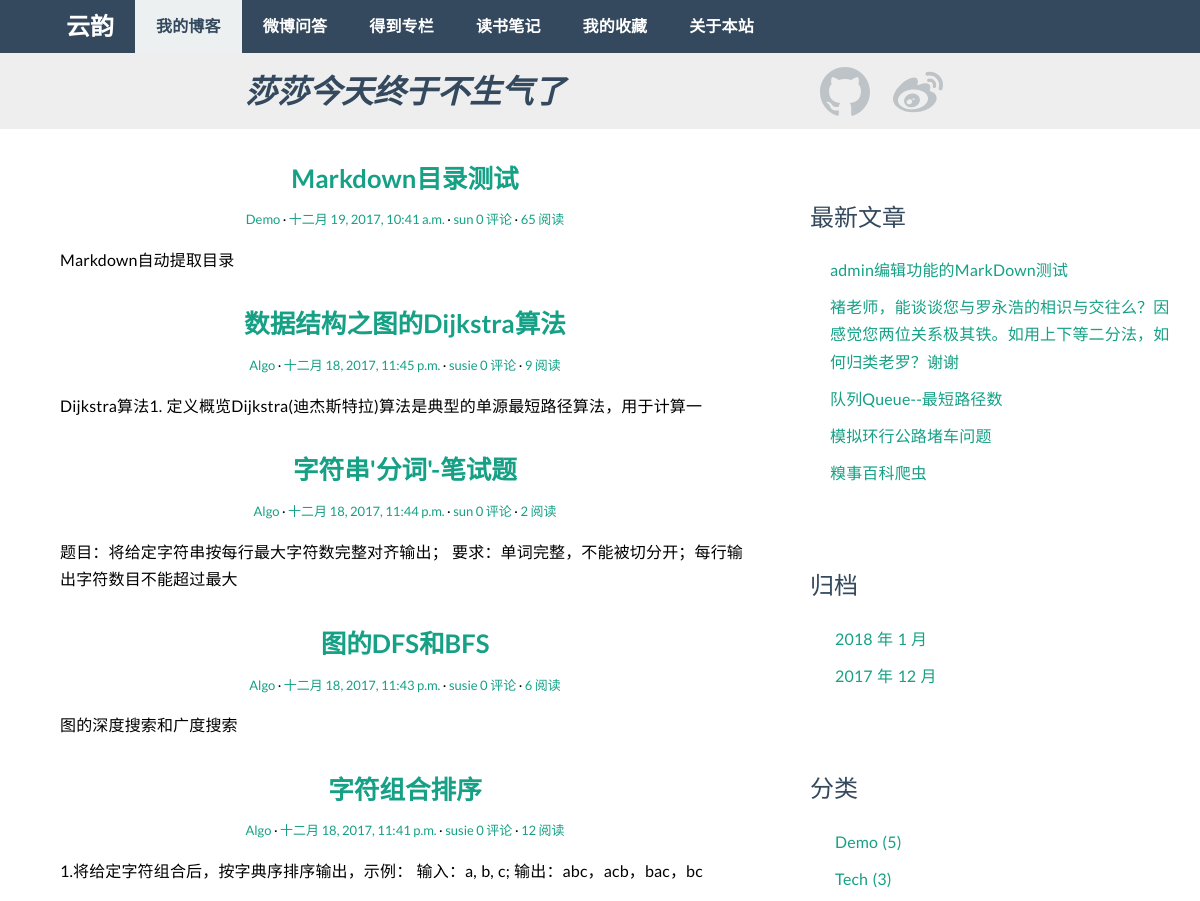
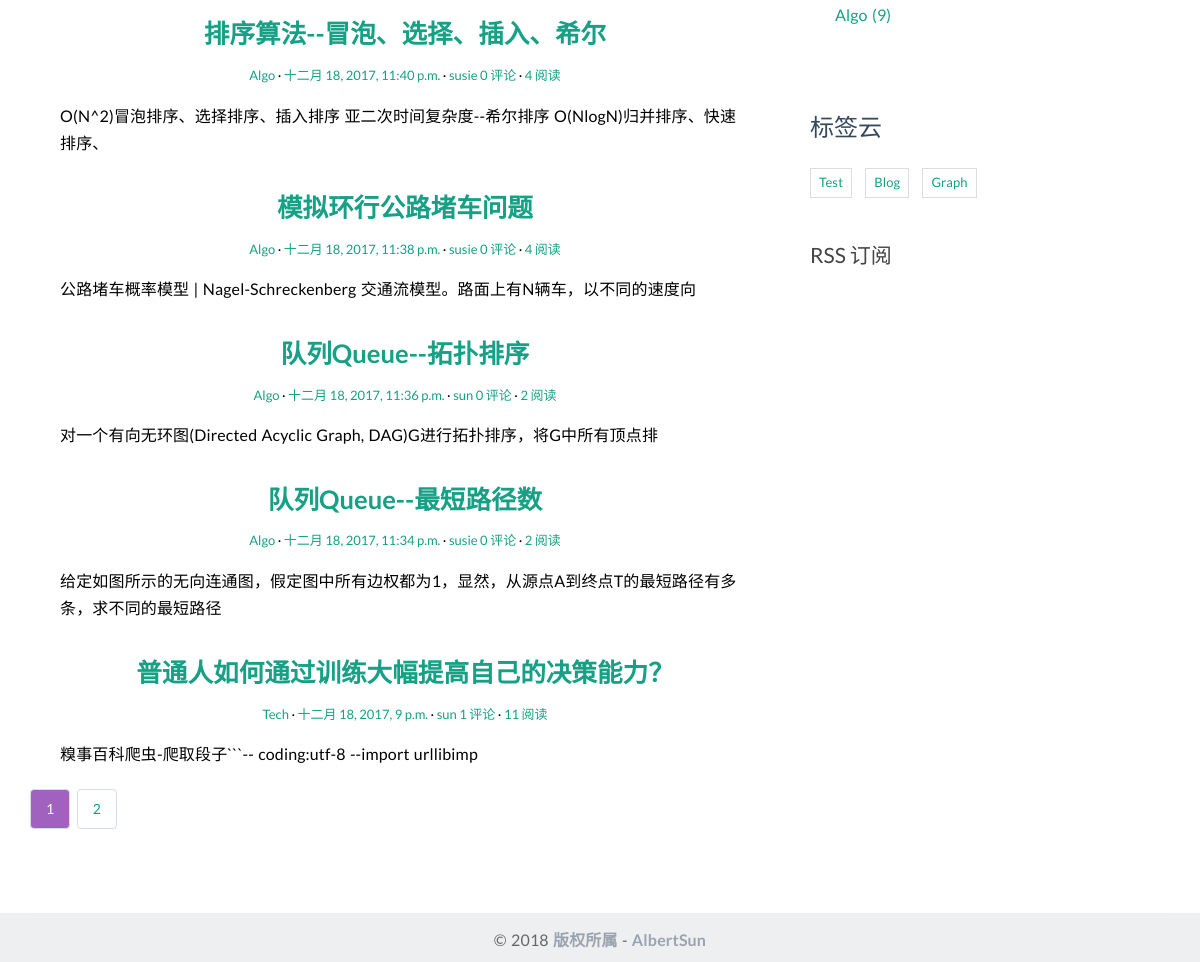
/archives/2017/12/, run on the app's committed database (2 pictures, top to bottom).
### article/models.py (models this page shows, shortened)
class Article(models.Model):
    title = models.CharField(max_length=30, verbose_name="文章标题")
    body = models.TextField(verbose_name="文章内容", default='')
    created_time = models.DateTimeField(verbose_name="创建时间")
    modified_time = models.DateTimeField(verbose_name="修改时间")
    excerpt = models.CharField(max_length=256, blank=True, verbose_name="摘要")
    '''
    这是分类与标签，分类与标签的模型我们已经定义在上面。
    我们在这里把文章对应的数据库表和分类、标签对应的数据库表关联了起来，但是关联形式稍微有点不同。
    我们规定一篇文章只能对应一个分类，但是一个分类下可以有多篇文章，所以我们使用的是 ForeignKey，即一对多的关联关系。
    而对于标签来说，一篇文章可以有多个标签，同一个标签下也可能有多篇文章，所以我们使用 ManyToManyField，表明这是多对多的关联关系。
    同时我们规定文章可以没有标签，因此为标签 tags 指定了 blank=True。
    如果你对 ForeignKey、ManyToManyField 不了解，请看教程中的解释，亦可参考官方文档：
    https://docs.djangoproject.com/en/1.10/topics/db/models/#relationships
    '''
    category = models.ForeignKey(Category, verbose_name="分类")
    tags = models.ManyToManyField(Tag, blank=True, verbose_name=u"标签")
    '''
    文章作者，这里 User 是从 django.contrib.auth.models 导入的。
    django.contrib.auth 是 Django 内置的应用，专门用于处理网站用户的注册、登录等流程，User 是 Django 为我们已经写好的用户模型。
    这里我们通过 ForeignKey 把文章和 User 关联了起来。
    因为我们规定一篇文章只能有一个作者，而一个作者可能会写多篇文章，因此这是一对多的关联关系，和 Category 类似。
    '''
    author = models.ForeignKey(User, verbose_name="作者")
    views = models.PositiveIntegerField(default=1, verbose_name="浏览量")
    def get_absolute_url(self):
        return reverse('article:detail', kwargs={'pk': self.pk})  # reverse的第一个参数是urls.py的url中的name, blogdetail
    class Meta:  # 列表中可以用多个项，比如 ordering = ['-created_time', 'title']，那么首先依据created_time排序
        ordering = ['-created_time']

class Category(models.Model):
    name = models.CharField(max_length=20, verbose_name="类别名称")

class Tag(models.Model):
    name = models.CharField(max_length=20, verbose_name="标签名称")

### article/views.py (the view)
# urls.py: url(r'^archives/(?P<year>[0-9]{4})/(?P<month>[0-9]{1,2})/$', views.ArchiveView.as_view(), name='archives'),
class ArchiveView(IndexView):
    def get_queryset(self):
        return super(ArchiveView, self).get_queryset().filter(created_time__year=self.kwargs.get('year'), created_time__month=self.kwargs.get('month'))

### article/templatetags/blog_tags.py (called while the page is built)
@register.simple_tag
def get_recent_posts(num=5):
    return Article.objects.all().order_by('-created_time')[:num]

@register.simple_tag
def archives():
    return Article.objects.dates('created_time', 'month', order='DESC')

@register.simple_tag
def get_categories():
    return Category.objects.annotate(num_posts=Count('article')).filter(num_posts__gt=0)

@register.simple_tag
def get_tags():
    return Tag.objects.annotate(num_posts=Count('article')).filter(num_posts__gt=0)

### article/views.py (called while the page is built)
    def get_context_data(self, **kwargs):
        context = super(IndexView, self).get_context_data(**kwargs)
        paginator = context.get('paginator')
        page = context.get('page_obj')
        is_paginated = context.get('is_paginated')
        pagination_data = self.pagination_data(paginator, page, is_paginated)
        context.update(pagination_data)
        return context

### templates/article/index.html (shortened to what this page needs)
{% extends 'base.html' %}
{% block main %}
    {% for article in article_list %}
        <article class="post article-{{ article.pk }}">
            <header class="entry-header">
                <h1 class="entry-title">
                    <a href="{{ article.get_absolute_url }}">{{ article.title }}</a>
                </h1>
                <div class="entry-meta">
                    <span class="post-category"><a href="{% url 'article:category' article.category.pk %}">{{ article.category.name }}</a></span>
                    <span class="post-date"><a href="{% url 'article:archives' article.created_time.year article.created_time.month %}"><time class="entry-date"
                                                                      datetime="{{ article.created_time }}">{{ article.created_time }}</time></a></span>
                    <span class="article-author"><a href="#">{{ article.author }}</a></span>
                    <span class="comments-link"><a href="#">{{article.comment_set.count}} 评论</a></span>
                    <span class="views-count"><a href="#">{{ article.views }} 阅读</a></span>
                </div>
            </header>
            <div class="entry-content clearfix">
                <p>{{ article.excerpt }}</p>
            </div>
        </article>
    {% empty %}
        <div class="no-post">暂时还没有发布的文章！</div>
    {% endfor %}
    {% if is_paginated %}
        <div class="pagination">
            <a class="current-page" href="?page={{ page_obj.number }}" >{{ page_obj.number }}</a>
            {% if right %}
                {% for i in right %}
                    <a href="?page={{ i }}">{{ i }}</a>
                {% endfor %}
            {% endif %}
        </div>
    {% endif %}
{% endblock main %}

### templates/base.html (shortened to what this page needs)
<!DOCTYPE html>
{% load staticfiles %}
{% load blog_tags %}
<html lang="zh-cn">
    <head>
        <link rel="stylesheet" href="{% static 'article/css/custom.css' %}">
        <link rel="stylesheet" href="{% static 'article/css/pagination.css' %}">
        <link rel="stylesheet" style="text/css" href="{% static 'article/css/friendly.css' %}">
        <link rel="stylesheet" href="{% static 'article/css/bootstrap.min.css' %}">
        <link rel="stylesheet" style="text/css" href="{%static 'article/css/flat-ui.css' %}">
        <link rel="stylesheet" style="text/css" href="{%static 'article/css/jblog.css' %}">
        <link rel="stylesheet" href="http://code.ionicframework.com/ionicons/2.0.1/css/ionicons.min.css">
    </head>
    <body>
        <header class="navbar-inverse navbar-fixed-top"  role="navigation">
            <div class="container">
                <nav>
                  <div class="container-fluid">
                    <div class="navbar-header">
                      <a class="navbar-brand" href="{% url 'article:index' %}">云韵</a>
                    </div>
                    <div id="navbar" class="collapse navbar-collapse">
                        <ul class="nav navbar-nav">
                            <li class="active"><a id="navbar-blog-a" href="{% url 'article:index' %}">我的博客</a></li>
                            <li ><a href="#">微博问答</a></li>
                            <li ><a href="#">得到专栏</a></li>
                            <li ><a href="#">读书笔记</a></li>
                            <li ><a href="#">我的收藏</a></li>
                            <li ><a href="#">关于本站</a></li>
                        </ul>
                    </div>
                  </div>
                </nav>
            </div>
        </header>
        <div class="jumbotron masthead">
              <div class="container">
                <div class = "row">
                    <div class="col-md-8 text-center">
                        <h3 style="font-size: 32px;"><i id="greeting-sentence">莎莎今天终于不生气了</i></h3>
                    </div>
                    <div class="col-md-2 icon-link-div">
                        <a href="https://github.com/jhonsonlaid">
                        </a>
                        <a href="http://weibo.com/2188137122/profile?rightmod=1&wvr=6&mod=personinfo&is_all=1">
                        </a>
                    </div>
                </div>
              </div>
        </div>
        <div class="content-body">
            <div class="container">
                <div class="row">
                    <main class="col-md-8">
                        {% block main %}
                        {% endblock main %}
                    </main>
                    <aside class="col-md-4">
                        <div class="widget widget-recent-posts">
                            <h3 class="widget-title">最新文章</h3>
                            {% get_recent_posts as recent_post_list %}
                            <ul>
                                {% for post in recent_post_list %}
                                    <li>
                                        <a href="{{ post.get_absolute_url }}">{{ post.title }}</a>
                                    </li>
                                {% empty %}
                                    暂无文章！
                                {% endfor %}
                            </ul>
                        </div>
                        <div class="widget widget-archives">
                            <h3 class="widget-title">归档</h3>
                            {% archives as date_list %}
                            <ul>
                                {% for date in date_list %}
                                    <li>
                                        <a href="{% url 'article:archives' date.year date.month %}">
                                        {{ date.year }} 年 {{ date.month }} 月</a>
                                    </li>
                                {% empty %}
                                    暂无归档！
                                {% endfor %}
                            </ul>
                        </div>
                        <div class="widget widget-category">
                            <h3 class="widget-title">分类</h3>
                            {% get_categories as category_list %}
                            <ul>
                                {% for category in category_list %}
                                    <li>
                                        <a href="{% url 'article:category' category.pk %}">{{ category.name }} <span class="post-count">({{ category.num_posts }})</span></a>
                                    </li>
                                {% empty %}
                                    暂无分类！
                                {% endfor %}
                            </ul>
                        </div>
                        <div class="widget widget-tag-cloud">
                            <h3 class="widget-title">标签云</h3>
                                {% get_tags as tag_list %}
                                <ul>
                                    {% for tag in tag_list %}
                                    <li>
                                        <a href="{% url 'article:tag' tag.pk %}">{{ tag.name }}</a>
                                    </li>
                                    {% empty %}
                                        暂无标签！
                                    {% endfor %}
                                </ul>
                        </div>
                        <div class="rss">
                            <a href="{% url 'rss' %}"> RSS 订阅</a>
                        </div>
                    </aside>
                </div>
            </div>
        </div>
        <footer id="site-footer">
            <div class="container">
                <div class="row">
                    <div class="col-md-12">
                        <p class="copyright">&copy 2018 <a target="_blank" title="AlbertSun">版权所属</a>
                            - <a title="AlbertSun模板" target="_blank">AlbertSun</a>
                        </p>
                    </div>
                </div>
            </div>
        </footer>
    </body>
</html>

### article/static/article/css/custom.css (style rules this page uses)
* { outline: none; }
h1, h2, h3, h4, h5, h6 { margin-top: 0; }
a { color: #333; }
body { color: #444; font-family: "Lato", Helvetica, Arial, sans-serif; }
p, li { font-family: inherit; font-weight: 400; word-spacing: 1px; letter-spacing: 0.01em; }
.content-body { padding-bottom: 4em; }
.post { background: #fff; padding: 0px 30px 0; }
.entry-title { text-align: center; font-size: 1.6em; margin-bottom: 10px; line-height: 1.6; padding: 0px 20px 0; }
.entry-meta { text-align: center; color: #DDDDDD; font-size: 13px; margin-bottom: 15px; }
.entry-content { font-size: 18px; line-height: 1.9; font-weight: 300; color: #000; }
.post-category::after, .post-date::after, .post-author::after, .comments-link::after { content: " ·"; color: #000; }
.widget { background: #fff; padding: 30px 0 0; }
.widget-title { font-size: 1.5em; margin-bottom: 20px; line-height: 1.6; padding: 10px 0 0; font-weight: 400; }
.widget-recent-posts ul { padding: 0; margin: 0; padding-left: 20px; }
.widget-recent-posts ul li { list-style-type: none; position: relative; line-height: 170%; margin-bottom: 10px; }
.widget-recent-posts ul li::before { content: '\f3d3'; font-family: "Ionicons"; position: absolute; left: -17px; top: 3px; font-size: 16px; color: #000; }
.widget-archives ul { padding: 0; margin: 0; padding-left: 25px; }
.widget-archives ul li { list-style-type: none; position: relative; line-height: 170%; margin-bottom: 10px; }
.widget-archives ul li::before { content: '\f3f3'; font-family: "Ionicons"; position: absolute; left: -25px; top: 1px; font-size: 16px; color: #000; }
.widget-category ul { padding: 0; margin: 0; padding-left: 25px; }
.widget-category ul li { list-style-type: none; position: relative; line-height: 170%; margin-bottom: 10px; }
.widget-category ul li::before { content: '\f3fe'; font-family: "Ionicons"; position: absolute; left: -25px; top: 1px; font-size: 18px; color: #000; }
.widget-tag-cloud ul { padding: 0; margin: 0; margin-right: -10px; }
.widget-tag-cloud ul li { list-style-type: none; font-size: 13px; display: inline-block; margin-right: 10px; margin-bottom: 10px; padding: 3px 8px; border: 1px solid #ddd; }
.rss { font-size: 21px; margin-top: 30px; }
.rss a { color: #444; }
#site-footer { padding-top: 10px; padding: 0 0 12px 0; }
.copyright { text-align: center; padding-top: 1em; margin: 0; border-top: 1px solid #eee; color: #666; }

### article/static/article/css/pagination.css (style rules this page uses)
.pagination { margin-top: 25px; text-align: center; }
.pagination a { display: inline-block; line-height: 38px; padding: 0 15px; margin-right: 4px; text-align: center; background-color: #fff; user-select: none; cursor: pointer; font-size: 14px; border: 1px solid #d7dde4; border-radius: 4px; transition: all .2s ease-in-out; }
.pagination .current-page { color: white; background-color: #A161BF; }

### article/static/article/css/jblog.css (style rules this page uses)
.jumbotron { margin-top: 8px; }
.navbar-nav > .active >a { background-color: red; }
.icon-link { margin: 23px 10px 0px 10px; fill: #BDC3C7; width: 50px; height: 50px; }
body, p { font-size: 16px; }
h1, .h1 { font-size: 28px; margin-bottom: 10px; }
h3, .h3 { font-size: 20px; margin-bottom: 5px; }
ul, ol { margin-left: 20px; padding-left: 10px; }

### data on the page
Article: title "Markdown目录测试", category.name "Demo", created_time "十二月 19, 2017, 10:41 a.m.", author "sun", comment_set.count "0", views "65", excerpt "Markdown自动提取目录"
Article: title "数据结构之图的Dijkstra算法", category.name "Algo", created_time "十二月 18, 2017, 11:45 p.m.", author "susie", comment_set.count "0", views "9", excerpt "Dijkstra算法1. 定义概览Dijkstra(迪杰斯特拉)算法是典型的单源最短路径算法，用于计算一"
Article: title "字符串'分词'-笔试题", category.name "Algo", created_time "十二月 18, 2017, 11:44 p.m.", author "sun", comment_set.count "0", views "2", excerpt "题目：将给定字符串按每行最大字符数完整对齐输出； 要求：单词完整，不能被切分开；每行输出字符数目不能超过最大"
Article: title "图的DFS和BFS", category.name "Algo", created_time "十二月 18, 2017, 11:43 p.m.", author "susie", comment_set.count "0", views "6", excerpt "图的深度搜索和广度搜索"
Article: title "字符组合排序", category.name "Algo", created_time "十二月 18, 2017, 11:41 p.m.", author "susie", comment_set.count "0", views "12", excerpt "1.将给定字符组合后，按字典序排序输出，示例： 输入：a, b, c; 输出：abc，acb，bac，bc"
Article: title "排序算法--冒泡、选择、插入、希尔", category.name "Algo", created_time "十二月 18, 2017, 11:40 p.m.", author "susie", comment_set.count "0", views "4", excerpt "O(N^2)冒泡排序、选择排序、插入排序 亚二次时间复杂度--希尔排序 O(NlogN)归并排序、快速排序、"
Article: title "模拟环行公路堵车问题", category.name "Algo", created_time "十二月 18, 2017, 11:38 p.m.", author "susie", comment_set.count "0", views "4", excerpt "公路堵车概率模型 | Nagel-Schreckenberg 交通流模型。路面上有N辆车，以不同的速度向"
Article: title "队列Queue--拓扑排序", category.name "Algo", created_time "十二月 18, 2017, 11:36 p.m.", author "sun", comment_set.count "0", views "2", excerpt "对一个有向无环图(Directed Acyclic Graph, DAG)G进行拓扑排序，将G中所有顶点排"
Article: title "队列Queue--最短路径数", category.name "Algo", created_time "十二月 18, 2017, 11:34 p.m.", author "susie", comment_set.count "0", views "2", excerpt "给定如图所示的无向连通图，假定图中所有边权都为1，显然，从源点A到终点T的最短路径有多条，求不同的最短路径"
Article: title "普通人如何通过训练大幅提高自己的决策能力？", category.name "Tech", created_time "十二月 18, 2017, 9 p.m.", author "sun", comment_set.count "1", views "11", excerpt "糗事百科爬虫-爬取段子```-- coding:utf-8 --import urllibimp"
Article: title "admin编辑功能的MarkDown测试"
Article: title "褚老师，能谈谈您与罗永浩的相识与交往么？因感觉您两位关系极其铁。如用上下等二分法，如何归类老罗？谢谢"
Article: title "队列Queue--最短路径数"
Article: title "模拟环行公路堵车问题"
Article: title "糗事百科爬虫"
Category: name "Demo", num_posts "5"
Category: name "Tech", num_posts "3"
Category: name "Algo", num_posts "9"
Tag: name "Test"
Tag: name "Blog"
Tag: name "Graph"

### other printed values
{{ page_obj.number }} "1"
{{ i }} "2"
{{ date.year }} "2018" "2017"
{{ date.month }} "1" "12"
